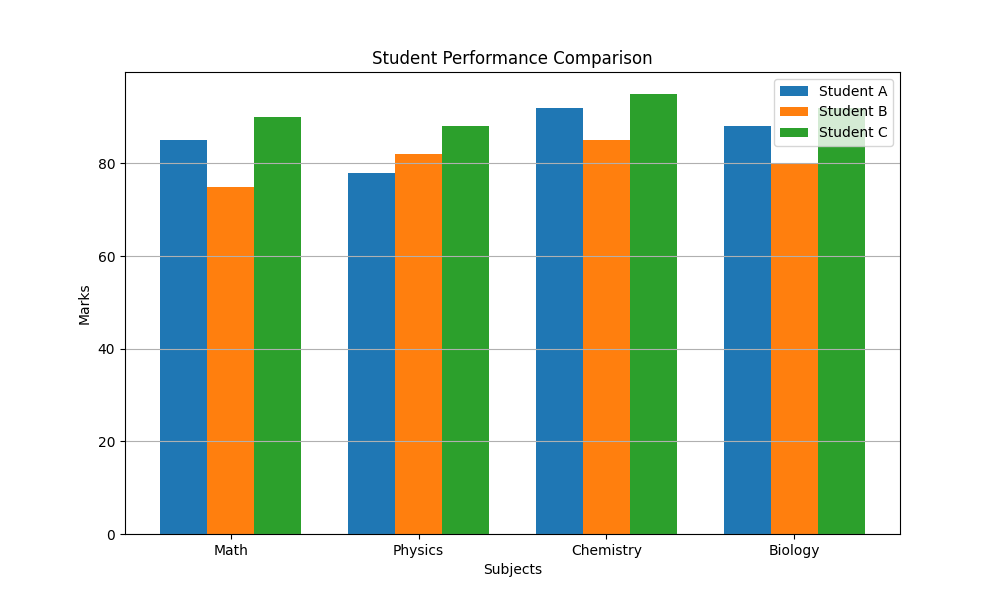

Write Python code to recreate this figure.
# Author: Saloni Tiwari
# Topic: Bar Chart (Student Performance Comparison)
# Day: 03
# Description: Compare marks of students using grouped bar chart

import matplotlib.pyplot as plt
import numpy as np

# Data
subjects = ['Math', 'Physics', 'Chemistry', 'Biology']

student_A = [85, 78, 92, 88]
student_B = [75, 82, 85, 80]
student_C = [90, 88, 95, 92]

# X positions
x = np.arange(len(subjects))
width = 0.25

# Create figure
plt.figure(figsize=(10, 6))

# Plot bars
plt.bar(x - width, student_A, width, label='Student A')
plt.bar(x, student_B, width, label='Student B')
plt.bar(x + width, student_C, width, label='Student C')

# Labels and title
plt.xlabel("Subjects")
plt.ylabel("Marks")
plt.title("Student Performance Comparison")

# X ticks
plt.xticks(x, subjects)

# Grid and legend
plt.grid(axis='y')
plt.legend()

# Save graph
plt.savefig("day03_student_performance_bar.png")

# Show graph
plt.show()
